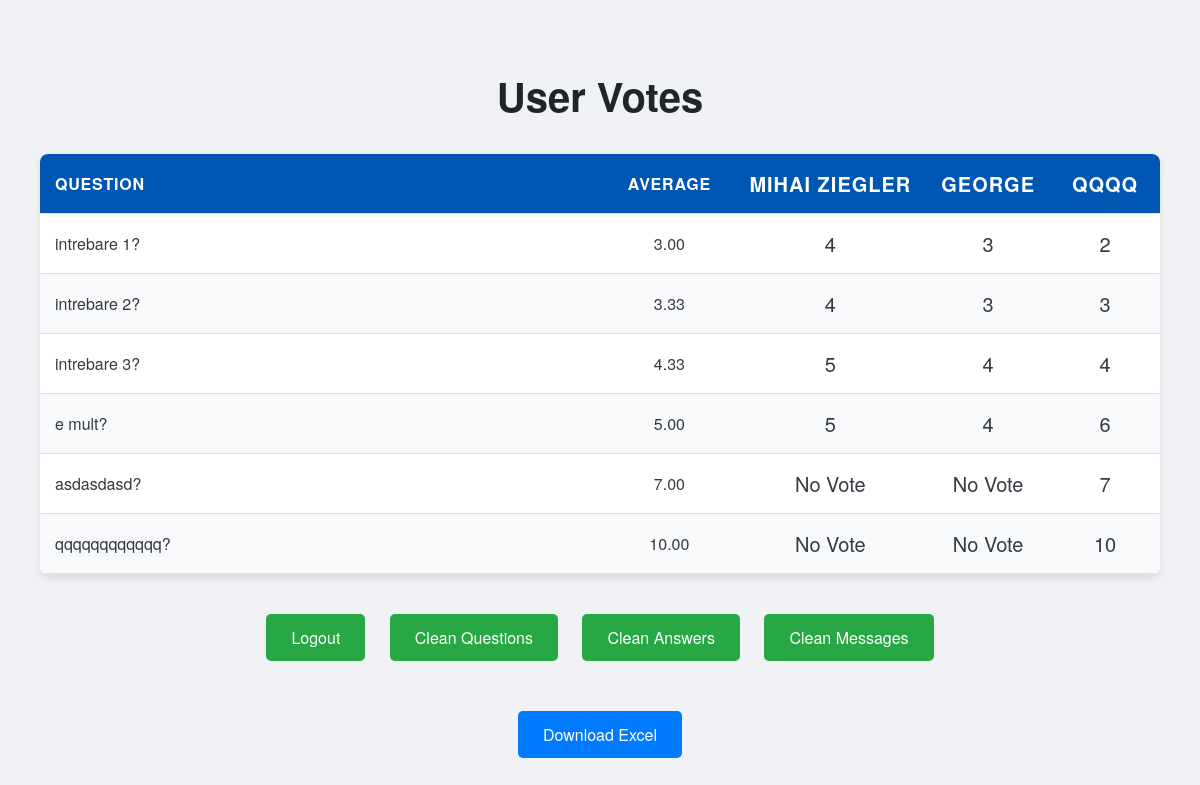
Page /admin/statistics (signed in) on the earlier database version.
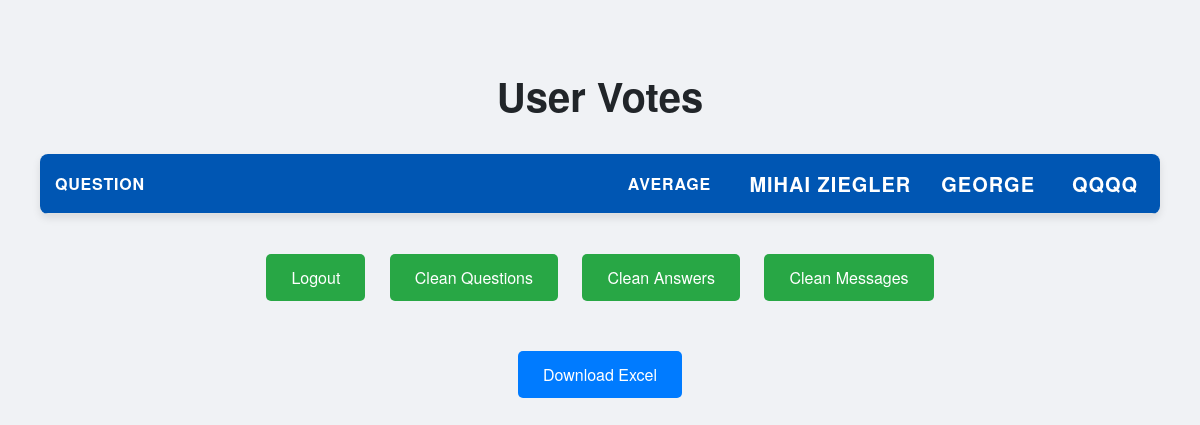
Same page on the later database version.
### app.py (models this page shows, shortened)
class User(db.Model, UserMixin):
    id = db.Column(db.Integer, primary_key=True)
    username = db.Column(db.String(150), nullable=False, unique=True)
    password = db.Column(db.String(150), nullable=False)
    email = db.Column(db.String(150), unique=True, nullable=True)
    is_confirmed = db.Column(db.String(150), nullable=True)
    confirmed_on = db.Column(db.DateTime, nullable=True)
    user_type = db.Column(db.String(150), nullable=False)

class UserAnswer(db.Model):
    id = db.Column(db.Integer, primary_key=True)
    question = db.Column(db.String(250), nullable=False)
    answer = db.Column(db.String(250), nullable=False)
    user_id = db.Column(db.Integer, db.ForeignKey('user.id'), nullable=False)

### app.py (the view)
@app.route('/admin/statistics', methods=['GET'])
@login_required
def admin_statistics():
    if current_user.user_type != 'Admin':
        return redirect(url_for('statistics'))
    all_answers = UserAnswer.query.all()
    all_users = {user.id: user.username for user in User.query.all()}
    statistics = {}
    vote_sums = {}
    vote_counts = {}
    for answer in all_answers:
        question = answer.question
        username = all_users.get(answer.user_id, 'Unknown')
        vote = answer.answer
        if question not in statistics:
            statistics[question] = {user: 'No Vote' for user in all_users.values()}  # Initialize with no votes
            vote_sums[question] = 0  # Sum of votes for average calculation
            vote_counts[question] = 0  # Count of votes
        statistics[question][username] = vote
        try:
            numeric_vote = float(vote)  # Attempt to convert to float
            vote_sums[question] += numeric_vote
            vote_counts[question] += 1
        except ValueError:
            pass
    averages = {}
    for question, total in vote_sums.items():
        count = vote_counts[question]
        averages[question] = "{:.2f}".format(total / count) if count > 0 else 'No Votes'
    return render_template('admin_statistics.html', statistics=statistics, all_users=all_users, averages=averages)

### app.py (called while the page is built)
@login_manager.user_loader
def load_user(user_id):
    return db.session.get(User, int(user_id))

### templates/admin_statistics.html (shortened to what this page needs)
<!DOCTYPE html>
<html>
  <head>
  </head>
  <body>
    <div class="container">
      <h1>User Votes</h1>
      <table>
        <thead>
          <tr class="header-row">
            <th class="question">Question</th>
            <th class="average">Average</th>
            {% for username in all_users.values() %}
              <th class="emoji">{{ username }}</th>
            {% endfor %}
          </tr>
        </thead>
        <tbody>
          {% for question, votes in statistics.items() %}
          <tr>
            <td class="question">{{ question }}</td>
            <td class="average">{{ averages[question] if averages[question] != 'No Votes' else 'No Votes' }}</td>
            {% for user in all_users.values() %}
              <td class="emoji">{{ votes[user] if votes[user] != 'No Vote' else 'No Vote' }}</td>
            {% endfor %}
          </tr>
          {% endfor %}
        </tbody>
      </table>
      <div class="btn-group">
        <a href="{{ url_for('logout') }}">Logout</a>
        <a href="{{url_for('clean_database')}}">Clean Questions</a>
        <a href="{{url_for('clean_database_answers')}}">Clean Answers</a>
        <a href="{{url_for('clean_database_messages')}}">Clean Messages</a>
      </div>
      <div class="btn-group">
        <a href="{{ url_for('download_statistics') }}" class="download-btn">Download Excel</a>
      </div>
    </div>
  </body>
</html>

### templates/admin_statistics.html (style rules this page uses)
body { font-family: 'Helvetica Neue', Arial, sans-serif; background-color: #f0f2f5; margin: 20px; color: #343a40; }
h1 { text-align: center; color: #212529; font-size: 2.5rem; margin-bottom: 30px; }
table { width: 100%; border-collapse: separate; border-spacing: 0; background-color: white; box-shadow: 0 4px 8px rgba(0, 0, 0, 0.1); border-radius: 8px; overflow: hidden; margin-bottom: 30px; table-layout: auto; }
th, td { padding: 15px; text-align: left; border-bottom: 1px solid #e0e0e0; white-space: nowrap; overflow: hidden; text-overflow: ellipsis; }
th { background-color: #007bff; color: white; text-transform: uppercase; font-weight: bold; letter-spacing: 0.05em; }
.header-row th { background-color: #0056b3; }
.question { max-width: 500px; white-space: normal; word-wrap: break-word; }
.average { width: 100px; text-align: center; }
.emoji { width: 80px; text-align: center; font-size: 20px; }
a { display: inline-block; padding: 12px 25px; margin: 10px; background-color: #28a745; color: white; border-radius: 5px; text-decoration: none; font-size: 1rem; transition: background-color 0.3s; }
.download-btn { background-color: #007bff; color: white; padding: 12px 25px; text-align: center; margin-top: 20px; border-radius: 5px; text-decoration: none; font-size: 1rem; transition: background-color 0.3s; }
.container { max-width: 1200px; margin: 0 auto; padding: 20px; }
.btn-group { text-align: center; margin-bottom: 20px; }

Differences in the rows shown:
removed UserAnswer: question "intrebare 1?", question "3.00", User (username "4"), User (username "3"), User (username "2")
removed UserAnswer: question "intrebare 2?", question "3.33", User (username "4"), User (username "3"), User (username "3")
removed UserAnswer: question "intrebare 3?", question "4.33", User (username "5"), User (username "4"), User (username "4")
removed UserAnswer: question "e mult?", question "5.00", User (username "5"), User (username "4"), User (username "6")
removed UserAnswer: question "asdasdasd?", question "7.00", User (username "No Vote"), User (username "No Vote"), User (username "7")
removed UserAnswer: question "qqqqqqqqqqqq?", question "10.00", User (username "No Vote"), User (username "No Vote"), User (username.answer "10")
